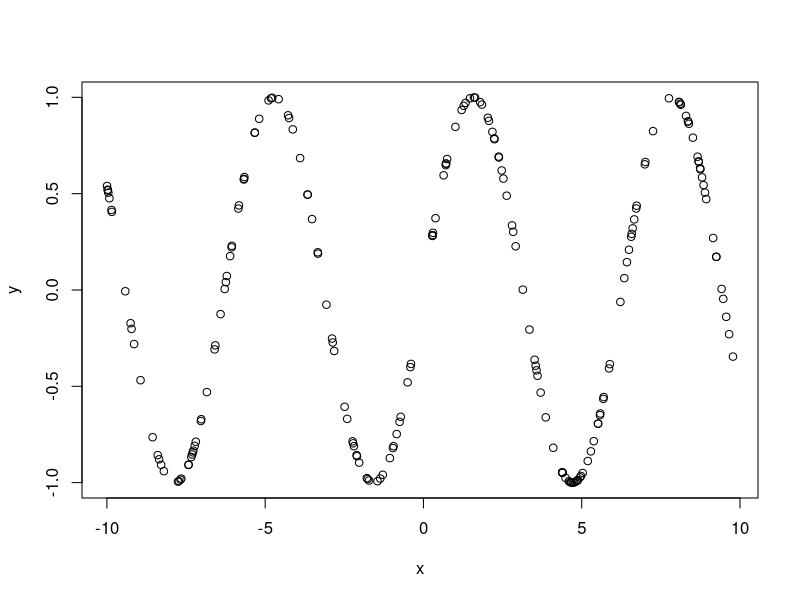
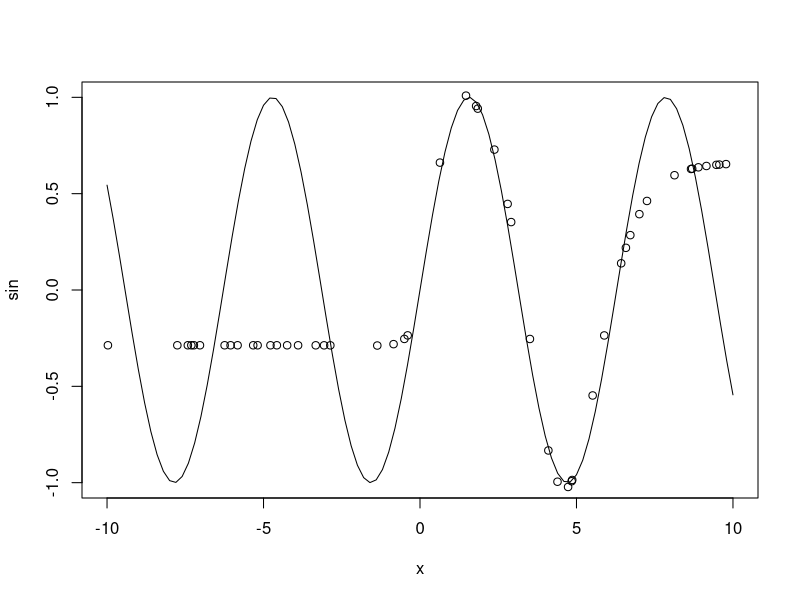
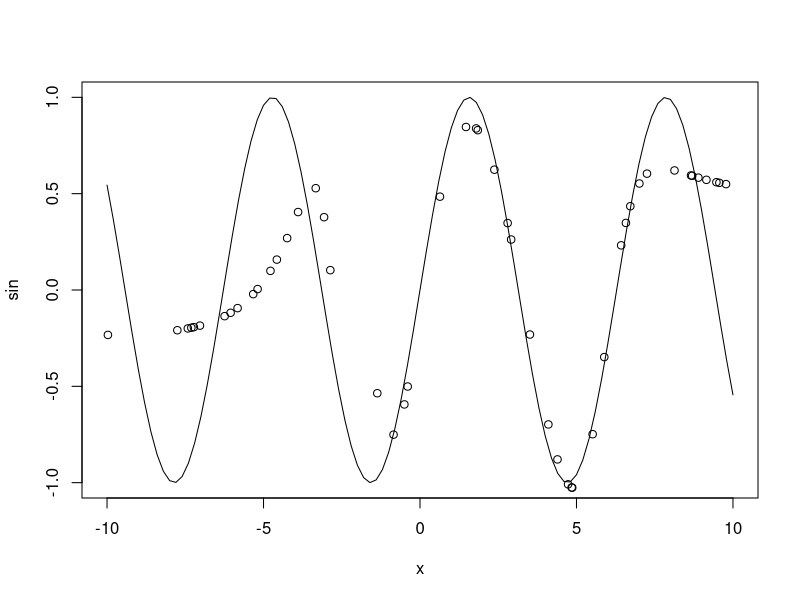

The R script that drew these images, in order:
## ---- chunk 1
set.seed(42)
x<-runif(200, -10, 10)
y<-sin(x)
plot(x,y)
## ---- chunk 2
weight<-runif(10, -1, 1)
## ---- chunk 3
set.seed(42)
index<-sample(1:length(x),round(0.75*length(x)),replace=FALSE)
reg.train<-data.frame(X=x[index],Y=y[index])
reg.test<-data.frame(X=x[-index],Y=y[-index])
head(reg.train)
## ---- chunk 4
head(reg.test)
## ---- chunk 5
# install.packages("nnet")
library(nnet)
set.seed(42)
reg.model.1<-nnet(reg.train$X,reg.train$Y,size=3,maxit=50,Wts=weight,linout=TRUE)


## ---- chunk 6
str(reg.model.1)
## ---- chunk 7
predict.model.1<-predict(reg.model.1,data.frame(X=reg.test$X))
str(predict.model.1)
## ---- chunk 8
rmse.reg<-sqrt(sum((reg.test$Y-predict.model.1)^2))
rmse.reg

## ---- chunk 9
plot(sin, -10, 10)
points(reg.test$X,predict.model.1)
## ---- chunk 10
set.seed(42)
reg.model.2<-nnet(reg.train$X,reg.train$Y,size=7,maxit=50,Wts=runif(22, -1, 1),linout=TRUE)
## ---- chunk 11
str(reg.model.2)
## ---- chunk 12
predict.model.2<-predict(reg.model.2,data.frame(X=reg.test$X))
str(predict.model.2)
## ---- chunk 13
rmse.reg<-sqrt(sum((reg.test$Y-predict.model.2)^2))
rmse.reg
## ---- chunk 14
plot(sin, -10, 10)
points(reg.test$X,predict.model.2)
## ---- chunk 15
data<-iris

scale.data<-data.frame(lapply(data[,1:4], function(x) scale(x)))
scale.data$Species<-data$Species

index<-sample(1:nrow(scale.data),round(0.75*nrow(scale.data)),replace=FALSE)
clust.train<-scale.data[index,]
clust.test<-scale.data[-index,]

## ---- chunk 16
set.seed(42)
clust.model<-nnet(Species~.,size=10,Wts=runif(83, -1, 1),data=clust.train)
## ---- chunk 17
predict.model.clust<-predict(clust.model,clust.test[,1:4],type="class")

## ---- chunk 18
Table<-table(clust.test$Species ,predict.model.clust)
Table
## ---- chunk 19
accuracy<-sum(diag(Table))/sum(Table)
accuracy
